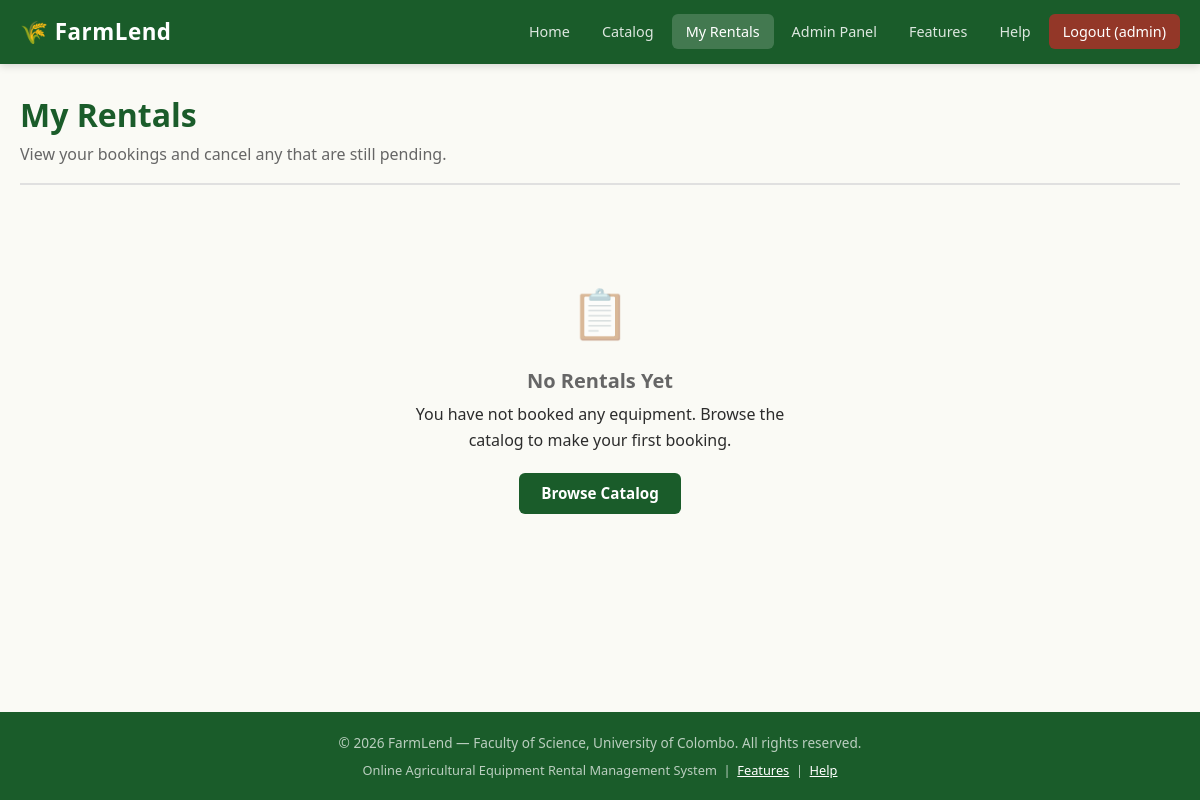
/history.php (signed in), run on an earlier commit of the app's database.
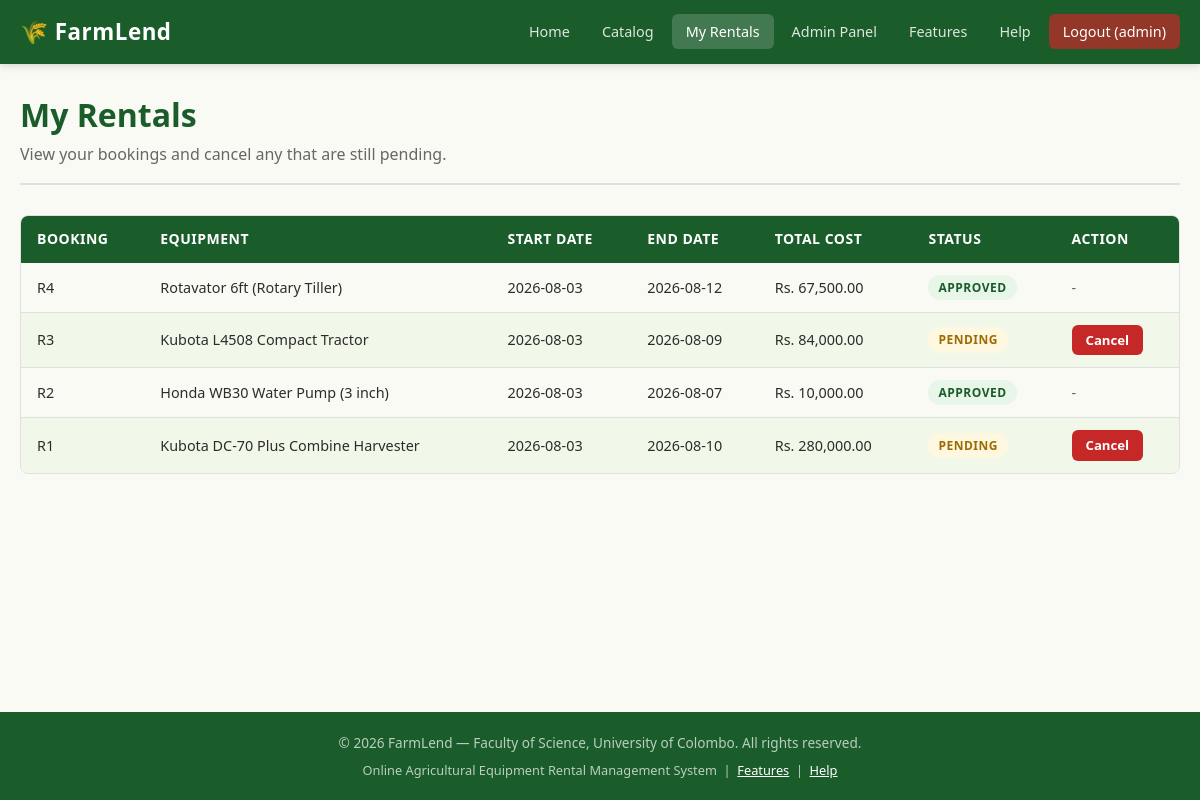
And on a later commit of the database.
### tables this page shows
CREATE TABLE `bookings` (
  `id` int(11) NOT NULL,
  `user_id` int(11) NOT NULL,
  `equipment_id` int(11) NOT NULL,
  `start_date` date NOT NULL,
  `end_date` date NOT NULL,
  `total_cost` decimal(10,2) NOT NULL,
  `booking_status` enum('pending','approved','completed','cancelled') DEFAULT 'pending',
  `created_at` timestamp NOT NULL DEFAULT current_timestamp()
);

CREATE TABLE `equipment` (
  `id` int(11) NOT NULL,
  `owner_id` int(11) NOT NULL,
  `category_id` int(11) DEFAULT NULL,
  `name` varchar(150) NOT NULL,
  `description` text NOT NULL,
  `daily_rate` decimal(10,2) NOT NULL,
  `status` enum('available','rented','maintenance') DEFAULT 'available',
  `image_url` varchar(255) DEFAULT '',
  `created_at` timestamp NOT NULL DEFAULT current_timestamp()
);

### history.php (the view, shortened to what this page needs)
<?php
require_once "db_connect.php";
$user_id = $_SESSION['user_id'];
$stmt = $conn->prepare(
    "SELECT b.id, b.start_date, b.end_date, b.total_cost, b.booking_status,
            e.name AS equipment_name
     FROM bookings b
     LEFT JOIN equipment e ON b.equipment_id = e.id
     WHERE b.user_id = ?
     ORDER BY b.created_at DESC"
);
$stmt->bind_param("i", $user_id);
$stmt->execute();
$result = $stmt->get_result();
include "header.php";
?>
<div class="page-header">
    <h1>My Rentals</h1>
    <p>View your bookings and cancel any that are still pending.</p>
</div>
<?php if ($result->num_rows === 0): ?>
    <div class="empty-state">
        <div class="empty-state-icon">&#x1F4CB;</div>
        <h3>No Rentals Yet</h3>
        <p>You have not booked any equipment. Browse the catalog to make your first booking.</p>
        <a href="catalog.php" class="btn btn-primary">Browse Catalog</a>
    </div>
<?php else: ?>
    <div class="table-wrapper">
        <table class="data-table">
            <thead>
                <tr>
                    <th>Booking</th>
                    <th>Equipment</th>
                    <th>Start Date</th>
                    <th>End Date</th>
                    <th>Total Cost</th>
                    <th>Status</th>
                    <th>Action</th>
                </tr>
            </thead>
            <tbody>
            <?php while ($row = $result->fetch_assoc()): ?>
                <tr>
                    <td>R<?php echo (int)$row['id']; ?></td>
                    <td><?php echo htmlspecialchars($row['equipment_name'] ?? 'Removed equipment'); ?></td>
                    <td><?php echo htmlspecialchars($row['start_date']); ?></td>
                    <td><?php echo htmlspecialchars($row['end_date']); ?></td>
                    <td>Rs. <?php echo number_format($row['total_cost'], 2); ?></td>
                    <td>
                        <?php
                        $status = $row['booking_status'];
                        $badges = [
                            'pending'   => ['badge-pending',   'Pending'],
                            'approved'  => ['badge-approved',  'Approved'],
                            'completed' => ['badge-completed', 'Completed'],
                            'cancelled' => ['badge-cancelled', 'Cancelled'],
                        ];
                        if (isset($badges[$status])) {
                            echo '<span class="badge ' . $badges[$status][0] . '">'
                                 . $badges[$status][1] . '</span>';
                        } else {
                            echo '<span class="badge">' . htmlspecialchars(ucfirst($status)) . '</span>';
                        }
                        ?>
                    </td>
                    <td>
                        <?php if ($status === 'pending'): ?>
                            <form method="POST" action="history.php"
                                  onsubmit="return confirm('Cancel this booking?');">
                                <button type="submit" class="btn btn-danger btn-sm">Cancel</button>
                            </form>
                        <?php else: ?>
                            <span class="text-muted">-</span>
                        <?php endif; ?>
                    </td>
                </tr>
            <?php endwhile; ?>
            </tbody>
        </table>
    </div>
<?php endif; ?>
<?php
include "footer.php";
?>

What changed in the data, as far as the page shows it:
added bookings: id "4", equipment.name "Rotavator 6ft (Rotary Tiller)", start_date "2026-08-03", end_date "2026-08-12", total_cost "67,500.00", booking_status "APPROVED"
added bookings: id "3", equipment.name "Kubota L4508 Compact Tractor", start_date "2026-08-03", end_date "2026-08-09", total_cost "84,000.00", booking_status "PENDING"
added bookings: id "2", equipment.name "Honda WB30 Water Pump (3 inch)", start_date "2026-08-03", end_date "2026-08-07", total_cost "10,000.00", booking_status "APPROVED"
added bookings: id "1", equipment.name "Kubota DC-70 Plus Combine Harvester", start_date "2026-08-03", end_date "2026-08-10", total_cost "280,000.00", booking_status "PENDING"
Also different on the page:
text no longer shown: "📋 No Rentals Yet You have not booked any equipment. Browse the catalog to make your first booking. Browse Catalog"
text now shown: "BOOKING EQUIPMENT START DATE END DATE TOTAL COST STATUS ACTION"
